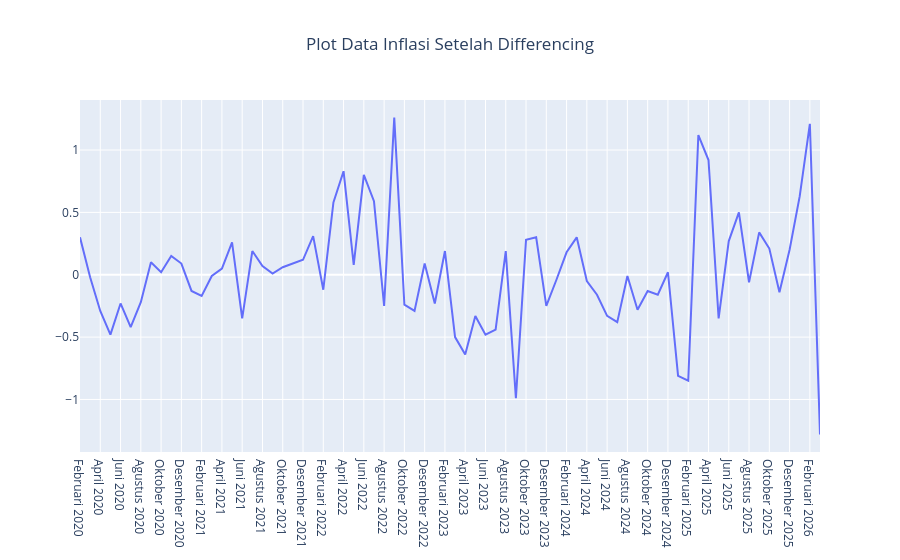

Notebook source saved alongside this figure:
### Markdown cell above
# 6. Plot Data Differencing

### Code cell
# Tampilkan Grafik Line Plot Setelah Differencing
plot_inflasi_diff = go.Scatter(
    x = waktu[1:],  
    y = tingkat_inflasi_diff,
    mode = 'lines'
)

layout_diff = {
    'title' : {
        'text' : 'Plot Data Inflasi Setelah Differencing',
        'x' : 0.5
    }
}

fig_diff = go.Figure(data = plot_inflasi_diff, layout = layout_diff)
fig_diff.show()

# Berdasarkan hasil uji ADF, data menjadi stasioner setelah differencing kedua. 
# Oleh karena itu, kita dapat melanjutkan ke tahap berikutnya untuk menentukan parameter ARIMA yang tepat dengan menggunakan plot ACF dan PACF.

### Figure 1 — Plotly figure (JSON) as saved in the notebook; plotly's stock layout.template omitted (floating-point values rounded to 4 significant figures)
{"data": [{"mode": "lines", "type": "scatter", "x": ["Februari 2020", "Maret 2020", "April 2020", "Mei 2020", "Juni 2020", "Juli 2020", "Agustus 2020", "September 2020", "Oktober 2020", "November 2020", "Desember 2020", "Januari 2021", "Februari 2021", "Maret 2021", "April 2021", "Mei 2021", "Juni 2021", "Juli 2021", "Agustus 2021", "September 2021", "Oktober 2021", "November 2021", "Desember 2021", "Januari 2022", "Februari 2022", "Maret 2022", "April 2022", "Mei 2022", "Juni 2022", "Juli 2022", "Agustus 2022", "September 2022", "Oktober 2022", "November 2022", "Desember 2022", "Januari 2023", "Februari 2023", "Maret 2023", "April 2023", "Mei 2023", "Juni 2023", "Juli 2023", "Agustus 2023", "September 2023", "Oktober 2023", "November 2023", "Desember 2023", "Januari 2024", "Februari 2024", "Maret 2024", "April 2024", "Mei 2024", "Juni 2024", "Juli 2024", "Agustus 2024", "September 2024", "Oktober 2024", "November 2024", "Desember 2024", "Januari 2025", "Februari 2025", "Maret 2025", "April 2025", "Mei 2025", "Juni 2025", "Juli 2025", "Agustus 2025", "September 2025", "Oktober 2025", "November 2025", "Desember 2025", "Januari 2026", "Februari 2026", "Maret 2026"], "y": [0.3, -0.02, -0.29, -0.48, -0.23, -0.42, -0.22, 0.1, 0.02, 0.15, 0.09, -0.13, -0.17, -0.01, 0.05, 0.26, -0.35, 0.19, 0.07, 0.01, 0.06, 0.09, 0.12, 0.31, -0.12, 0.58, 0.83, 0.08, 0.8, 0.59, -0.25, 1.26, -0.24, -0.29, 0.09, -0.23, 0.19, -0.5, -0.64, -0.33, -0.48, -0.44, 0.19, -0.99, 0.28, 0.3, -0.25, -0.04, 0.18, 0.3, -0.05, -0.16, -0.33, -0.38, -0.01, -0.28, -0.13, -0.16, 0.02, -0.81, -0.85, 1.12, 0.92, -0.35, 0.27, 0.5, -0.06, 0.34, 0.21, -0.14, 0.2, 0.63, 1.21, -1.28]}], "layout": {"title": {"text": "Plot Data Inflasi Setelah Differencing", "x": 0.5}}}
